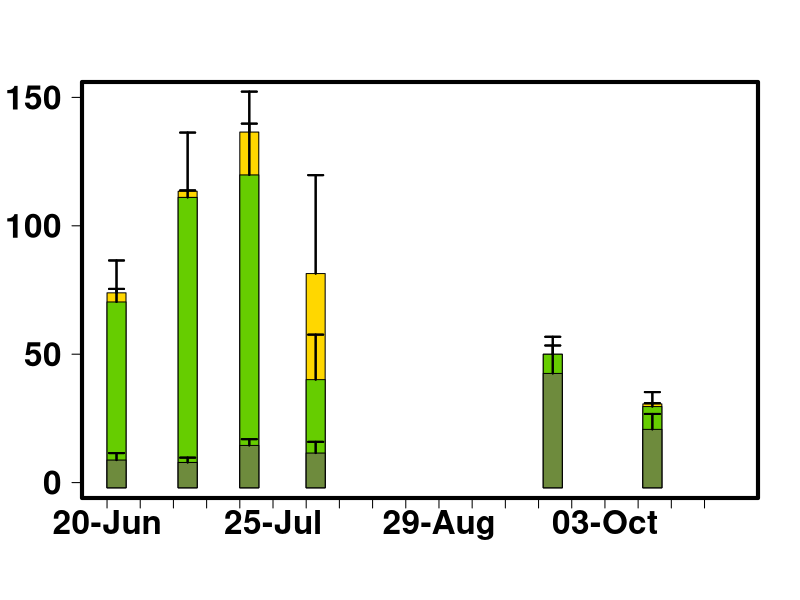

Source code (R):
library(tidyverse)
library(readr)
library(plyr)
library(dplyr)

alldata <- data.frame(read_csv("2_incremental/20220420_STANDING_CROP_Rafa_Interpolation_Dont_Use.csv"))

alldata$SAMPLING_DATE<-as.Date(alldata$SAMPLING_DATE, format = "%m/%d/%Y")

se <- function(x, ...) sqrt(var(x, ...)/length(x))

#alldata[,c(11-87)]<-alldata[,c(13-87)]

#alldata<-replace(alldata[c(13:88)], alldata[c(13:87)] < 0, 0)

# Variable date to factor

dfEPIL <- alldata[which(alldata$SAMPLE_DESCRIPTOR == "EPIL"),]

dfEPIP <- alldata[which(alldata$SAMPLE_DESCRIPTOR == "EPIP"),]

dfFILA <- alldata[which(alldata$SAMPLE_DESCRIPTOR == "FILA"),]

#Selected site 

ssite<-"BN"

# Selected element

names(alldata)

n1<-7

mult=1

EPIL.SUM<-data.frame(aggregate(as.numeric(dfEPIL[,n1]) ~ SAMPLING_DATE+SITE, dfEPIL, mean))
EPIL.SUM[,4]<-aggregate(as.numeric(dfEPIL[,n1]) ~ SAMPLING_DATE+SITE, dfEPIL, se)[,3]
EPIL.SUM <- subset(EPIL.SUM, SITE == ssite)
names(EPIL.SUM)<-c("DATE","SITE","MEAN.EPIL","STDER.EPIL")
EPIL.SUM[,5]<--2
EPIL.SUM[,c(3,4)]<-EPIL.SUM[,c(3,4)]*mult 

FILA.SUM<-data.frame(aggregate(as.numeric(dfFILA[,n1]) ~ SAMPLING_DATE+SITE, dfFILA, mean))
FILA.SUM[,4]<-aggregate(as.numeric(dfFILA[,n1]) ~ SAMPLING_DATE+SITE, dfFILA, se)[,3]
FILA.SUM <- subset(FILA.SUM, SITE == ssite)
names(FILA.SUM)<-c("DATE","SITE","MEAN.FILA","STDER.FILA")
FILA.SUM[,5]<--2
FILA.SUM[,c(3,4)]<-FILA.SUM[,c(3,4)]*mult 

EPIP.SUM<-data.frame(aggregate(as.numeric(dfEPIP[,n1]) ~ SAMPLING_DATE+SITE, dfEPIP, mean))
EPIP.SUM[,4]<-aggregate(as.numeric(dfEPIP[,n1]) ~ SAMPLING_DATE+SITE, dfEPIP, se)[,3]
EPIP.SUM <- subset(EPIP.SUM, SITE == ssite)
names(EPIP.SUM)<-c("DATE","SITE","MEAN.EPIP","STDER.EPIP")
EPIP.SUM[,5]<--2
EPIP.SUM[,c(3,4)]<-EPIP.SUM[,c(3,4)]*mult 


ALL.SUM<-list(EPIP.SUM,FILA.SUM,EPIL.SUM)

ALL.SUM<-ALL.SUM %>% reduce(full_join)

ALL.SUM[is.na(ALL.SUM)] <- 0

L=nrow(ALL.SUM)

#Column Width

j=2

#each 'polygon' is inside a list with xx and yy coordinates

dat1 <- lapply(1:L,function(x){
  res <- list(xx=c(ALL.SUM[x,1]+j, ALL.SUM[x,1]-j, ALL.SUM[x,1]-j, ALL.SUM[x,1]+j),
              yy=c(ALL.SUM[x,5], ALL.SUM[x,5], ALL.SUM[x,8], ALL.SUM[x,8]))
  return(res)
})

dat2 <- lapply(1:L,function(x){
  res <- list(xx=c(ALL.SUM[x,1]+j, ALL.SUM[x,1]-j, ALL.SUM[x,1]-j, ALL.SUM[x,1]+j),
              yy=c(ALL.SUM[x,5], ALL.SUM[x,5], ALL.SUM[x,6]+ALL.SUM[x,8], ALL.SUM[x,6]+ALL.SUM[x,8]))
  return(res)
})

dat3 <- lapply(1:L,function(x){
  res <- list(xx=c(ALL.SUM[x,1]+j, ALL.SUM[x,1]-j, ALL.SUM[x,1]-j, ALL.SUM[x,1]+j),
              yy=c(ALL.SUM[x,5], ALL.SUM[x,5], ALL.SUM[x,3]+ALL.SUM[x,6]+ALL.SUM[x,8], ALL.SUM[x,3]+ALL.SUM[x,6]+ALL.SUM[x,8]))
  return(res)
})

ardat1 <- lapply(1:L,function(x){
  res <- list(x0=c(ALL.SUM[x,1], ALL.SUM[x,1]),
              y0=c(ALL.SUM[x,8]),
              x1=c(ALL.SUM[x,1], ALL.SUM[x,1]),
              y1=c(ALL.SUM[x,8]+ALL.SUM[x,9]))
  return(res)
})

ardat2 <- lapply(1:L,function(x){
  res <- list(x0=c(ALL.SUM[x,1], ALL.SUM[x,1]),
              y0=c(ALL.SUM[x,6]+ ALL.SUM[x,8]),
              x1=c(ALL.SUM[x,1], ALL.SUM[x,1]),
              y1=c(ALL.SUM[x,6]+ALL.SUM[x,8]+ALL.SUM[x,7]))
  return(res)
})
ardat3 <- lapply(1:L,function(x){
  res <- list(x0=c(ALL.SUM[x,1], ALL.SUM[x,1]),
              y0=c(ALL.SUM[x,6]+ALL.SUM[x,8]+ALL.SUM[x,3]),
              x1=c(ALL.SUM[x,1], ALL.SUM[x,1]),
              y1=c(ALL.SUM[x,6]+ALL.SUM[x,8]+ALL.SUM[x,3]+ALL.SUM[x,4]))
  return(res)
})


#create empty plot

#dev.new(width=10, height=7, noRStudioGD = TRUE)
plot(ALL.SUM[,1], ALL.SUM[,5],
     type='n',
     ylim=c(0, plyr::round_any(max(ALL.SUM[3]+ALL.SUM[6]+ALL.SUM[8]+ALL.SUM[4]), 30, f = ceiling)),
     xlim= c(as.Date("2021-06-20"),as.Date("2021-10-30")),
     ylab=NA, 
     yaxt = "n",
     cex=1.5,
     xaxt = "n",
     xlab = NA,
     cex.lab=1, cex.axis=1.2, cex.main=1.2, cex.sub=1.2,
)


axis(side = 2, las=1, font.axis=2, cex.axis=2)


plyr::round_any(range(ALL.SUM[3]+ALL.SUM[6]+ALL.SUM[8]), 20, f = ceiling)

at = seq(0, plyr::round_any(max(ALL.SUM[3]+ALL.SUM[6]+ALL.SUM[8]), 175, f = ceiling), length.out=5)

axis.Date(1, at=seq(as.Date("2021-06-20"), as.Date("2021-10-30"), "1 week"), las=1, font.axis=2, cex.axis=2, format="%d-%b")

#add polygons

for (i in 1:L) polygon(unlist(dat3[[i]]$xx),unlist(dat3[[i]]$yy),col="gold", border="black")
for (i in 1:L) polygon(unlist(dat2[[i]]$xx),unlist(dat2[[i]]$yy),col="chartreuse3", border="black")
for (i in 1:L) polygon(unlist(dat1[[i]]$xx),unlist(dat1[[i]]$yy),col=colors()[89],border="black")

warnings()

for (i in 1:L) arrows(unlist(ardat3[[i]]$x0),unlist(ardat3[[i]]$y0),unlist(ardat3[[i]]$x1),unlist(ardat3[[i]]$y1), length=0.075, angle=90, code=2, lwd=2,col="black")
for (i in 1:L) arrows(unlist(ardat2[[i]]$x0),unlist(ardat2[[i]]$y0),unlist(ardat2[[i]]$x1),unlist(ardat2[[i]]$y1), length=0.075, angle=90, code=2, lwd=2,col="black")
for (i in 1:L) arrows(unlist(ardat1[[i]]$x0),unlist(ardat1[[i]]$y0),unlist(ardat1[[i]]$x1),unlist(ardat1[[i]]$y1), length=0.075, angle=90, code=2, lwd=2,col="black")


box(lwd=4)
options("warn"=1)


